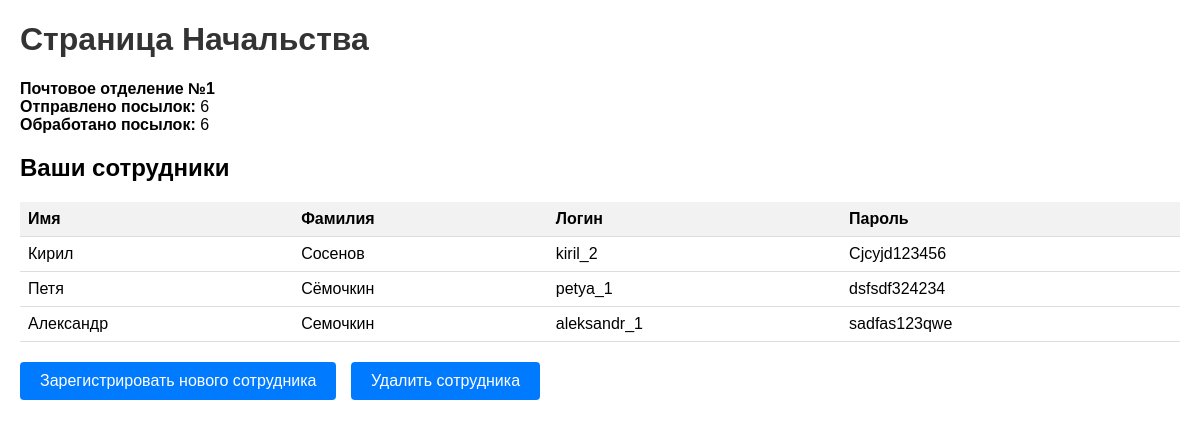
/web_worker/boss-page.php (signed in), run on the app's committed database.
### tables this page shows
CREATE TABLE `worker` (
  `idWorker` int NOT NULL,
  `name` varchar(45) NOT NULL,
  `suname` varchar(45) NOT NULL,
  `post` int NOT NULL,
  `post_office_work` int NOT NULL,
  `password` varchar(45) NOT NULL,
  `login` varchar(45) NOT NULL
);

### web_worker/boss-page.php (the view, shortened to what this page needs)
<!DOCTYPE html>
<html>
<head>
    <link rel="stylesheet" href="StyleSheetBoss_page.css" />
</head>
<body>
    <h1>Страница Начальства</h1>
    <?php
    include("bd.php");
    $idWorker = $_SESSION['idWorker'];
    $SQLstring = "SELECT post_office_work FROM worker WHERE idWorker = '$idWorker'";
    $result = mysqli_query($dblink, $SQLstring);
    if ($result) {
        $row = mysqli_fetch_assoc($result);
        $post_office_work = (int) $row['post_office_work'];
        $SQLstringSent = "SELECT COUNT(*) AS sent_count FROM message WHERE senders_post_office = '$post_office_work'";
        $resultSent = mysqli_query($dblink, $SQLstringSent);
        $rowSent = mysqli_fetch_assoc($resultSent);
        $sent_count = $rowSent['sent_count'];
        $SQLstringProcessed = "SELECT COUNT(*) AS processed_count FROM way WHERE post_offis_id = '$post_office_work'";
        $resultProcessed = mysqli_query($dblink, $SQLstringProcessed);
        $rowProcessed = mysqli_fetch_assoc($resultProcessed);
        $processed_count = $rowProcessed['processed_count'];
        echo "<div class='info'>";
        echo "<label>Почтовое отделение №$post_office_work</label><br>";
        echo "<label>Отправлено посылок:</label> $sent_count<br>";
        echo "<label>Обработано посылок:</label> $processed_count<br>";
        echo "</div>";
        $SQLstringWorkers = "SELECT name, suname, login, password FROM worker WHERE post_office_work = '$post_office_work'";
        $resultWorkers = mysqli_query($dblink, $SQLstringWorkers);
        if ($resultWorkers && mysqli_num_rows($resultWorkers) > 0) {
            echo "<h2>Ваши сотрудники</h2>";
            echo "<table>";
            echo "<tr><th>Имя</th><th>Фамилия</th><th>Логин</th><th>Пароль</th></tr>";
            while ($rowWorker = mysqli_fetch_assoc($resultWorkers)) {
                echo "<tr>";
                echo "<td>" . $rowWorker['name'] . "</td>";
                echo "<td>" . $rowWorker['suname'] . "</td>";
                echo "<td>" . $rowWorker['login'] . "</td>";
                echo "<td>" . $rowWorker['password'] . "</td>";
                echo "</tr>";
            }
            echo "</table>";
        } else {
            echo "Нет информации о сотрудниках";
        }
    } else {
        echo "Ошибка выполнения запроса: " . mysqli_error($dblink);
    }
    ?>
    <div class="button-container">
        <a href="reg_worker.php" target="_blank">Зарегистрировать нового сотрудника</a>
        <a href="del_worker.php" target="_blank">Удалить сотрудника</a>
    </div>
</body>
</html>

### web_worker/StyleSheetBoss_page.css (style rules this page uses)
body { font-family: Arial, sans-serif; margin: 20px; }
h1 { color: #333; }
.info { margin-bottom: 20px; }
.info label { font-weight: bold; }
.button-container { margin-top: 20px; }
.button-container a { display: inline-block; margin-right: 10px; text-decoration: none; color: #fff; background-color: #007bff; padding: 10px 20px; border-radius: 4px; }
table { border-collapse: collapse; width: 100%; }
th, td { padding: 8px; text-align: left; border-bottom: 1px solid #ddd; }
th { background-color: #f2f2f2; }

### data on the page
worker: post_office_work "1", name "Кирил", suname "Сосенов", login "kiril_2", password "Cjcyjd123456"
worker: name "Петя", suname "Сёмочкин", login "petya_1", password "dsfsdf324234"
worker: name "Александр", suname "Семочкин", login "aleksandr_1", password "sadfas123qwe"

### other printed values
$sent_count "6"
$processed_count "6"
